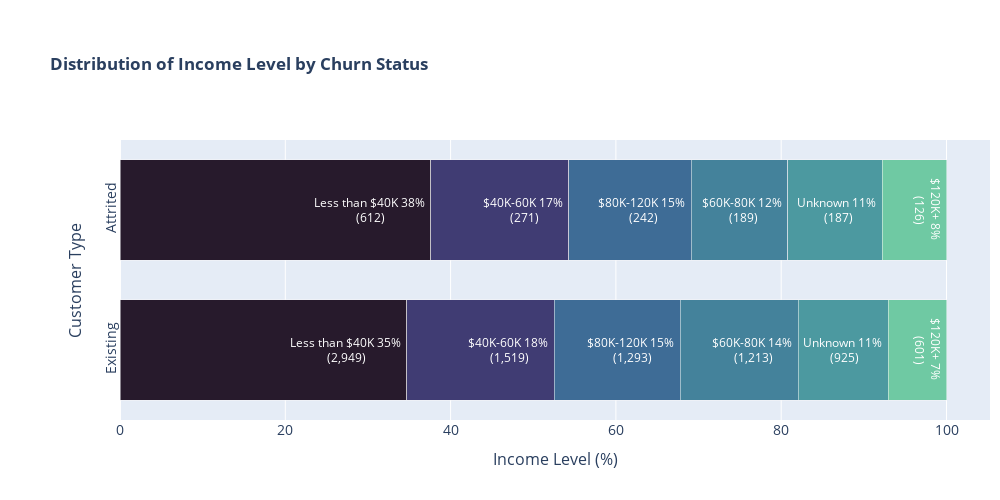

The cell this chart's notebook holds for it:
### Code cell
plot_distr_cat('inc_cat', 'Income Level')

### Figure 1 — Plotly figure (JSON) as saved in the notebook; plotly's stock layout.template omitted (floating-point values rounded to 4 significant figures)
{"data": [{"hovertext": ["2949", "1519", "1293", "1213", "925", "601"], "marker": {"color": ["rgb(39, 26, 44)", "rgb(64, 60, 115)", "rgb(62, 108, 150)", "rgb(68, 130, 155)", "rgb(76, 153, 160)", "rgb(111, 201, 163)", "rgb(156, 219, 165)"], "line": {"color": "rgb(248, 248, 249)", "width": 0.5}}, "name": "Existing", "orientation": "h", "showlegend": false, "text": ["Less than $40K", "$40K-60K", "$80K-120K", "$60K-80K", "Unknown", "$120K+"], "textfont": {"color": "white", "size": 12}, "textposition": "inside", "texttemplate": "%{text} %{x:.0f}% <br>(%{hovertext:,d})", "type": "bar", "x": [34.69, 17.87, 15.21, 14.27, 10.88, 7.071], "y": ["Existing", "Existing", "Existing", "Existing", "Existing", "Existing"]}, {"hovertext": ["612", "271", "242", "189", "187", "126"], "marker": {"color": ["rgb(39, 26, 44)", "rgb(64, 60, 115)", "rgb(62, 108, 150)", "rgb(68, 130, 155)", "rgb(76, 153, 160)", "rgb(111, 201, 163)", "rgb(156, 219, 165)"], "line": {"color": "rgb(248, 248, 249)", "width": 0.5}}, "name": "Attrited", "orientation": "h", "showlegend": false, "text": ["Less than $40K", "$40K-60K", "$80K-120K", "$60K-80K", "Unknown", "$120K+"], "textfont": {"color": "white", "size": 12}, "textposition": "inside", "texttemplate": "%{text} %{x:.0f}% <br>(%{hovertext:,d})", "type": "bar", "x": [37.62, 16.66, 14.87, 11.62, 11.49, 7.744], "y": ["Attrited", "Attrited", "Attrited", "Attrited", "Attrited", "Attrited"]}], "layout": {"bargap": 0.2, "bargroupgap": 0.1, "barmode": "stack", "height": 500, "margin": {"b": 80, "l": 120, "r": 10, "t": 140}, "title": {"text": "<b>Distribution of Income Level by Churn Status<b>"}, "width": 1000, "xaxis": {"tickangle": 0, "tickfont": {"size": 14}, "tickmode": "array", "ticktext": ["0%", "10%", "20%", "30%", "40%", "50%", "60%", "70%", "80%", "90%", "100%"], "title": {"font": {"size": 16}, "text": "Income Level (%)"}}, "yaxis": {"tickangle": -90, "tickfont": {"size": 14}, "title": {"font": {"size": 16}, "text": "Customer Type"}}}}
